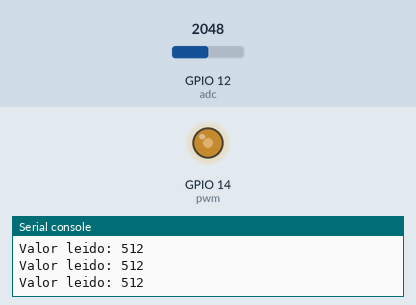
This program was run on a simulated ESP32 board running MicroPython. On the bench: output pins drawn as LEDs (lit = HIGH), the last lines printed to the serial console. The test bench sets the inputs (shaded band); at power-on: GPIO 12 (adc) = 2048 (analog values on the 0–4095 scale).

Above: at 1.2 s.
1.3 s: GPIO 12 (adc) set to 2866
At 1.8 s:
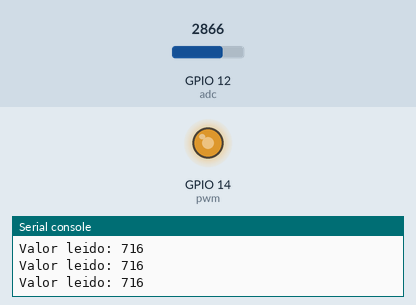
2.8 s: GPIO 12 (adc) set to 3603
At 3.1 s:
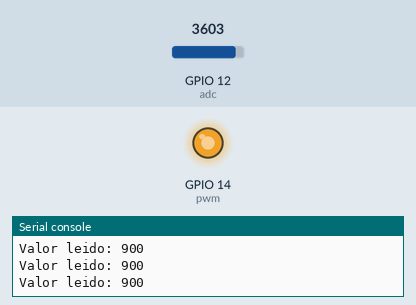
4.3 s: GPIO 12 (adc) set to 491
At 5.5 s:
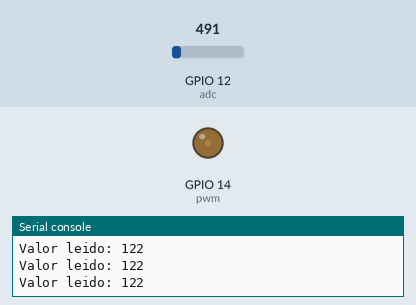
5.8 s: GPIO 12 (adc) set to 0
At 6.9 s:
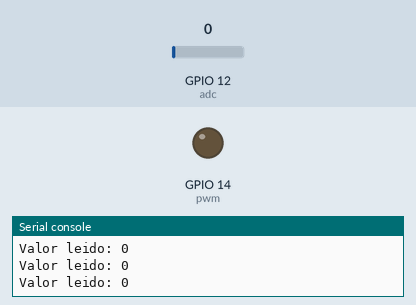
Timing chart, 0 to 8.3 s (numbered marks = the images above; inputs shaded):
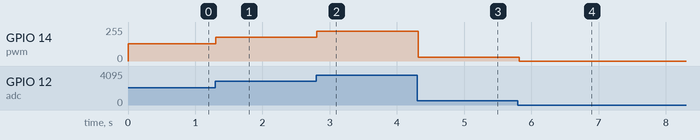

The program:

led_adc_pwm.py
```python
from machine import Pin, ADC, PWM
import utime
import math

pwm=PWM(Pin(14), freq= 500, duty=0)
adc=ADC(Pin(12))
adc.atten(ADC.ATTN_11DB)
while True:

    a= adc.read()
    b= math.trunc(a/4)
    pwm.duty(b)
    print("Valor leido: " +str(b))
    utime.sleep_ms(100)
```

Measured:
- after the input at 1.3 s, GPIO 14 (pwm): 128/255 → 178/255 at once
- after the input at 2.8 s, GPIO 14 (pwm): 178/255 → 224/255 at once
- after the input at 4.3 s, GPIO 14 (pwm): 224/255 → 30/255 at once
- after the input at 5.8 s, GPIO 14 (pwm): 30/255 → 0/255 at once
